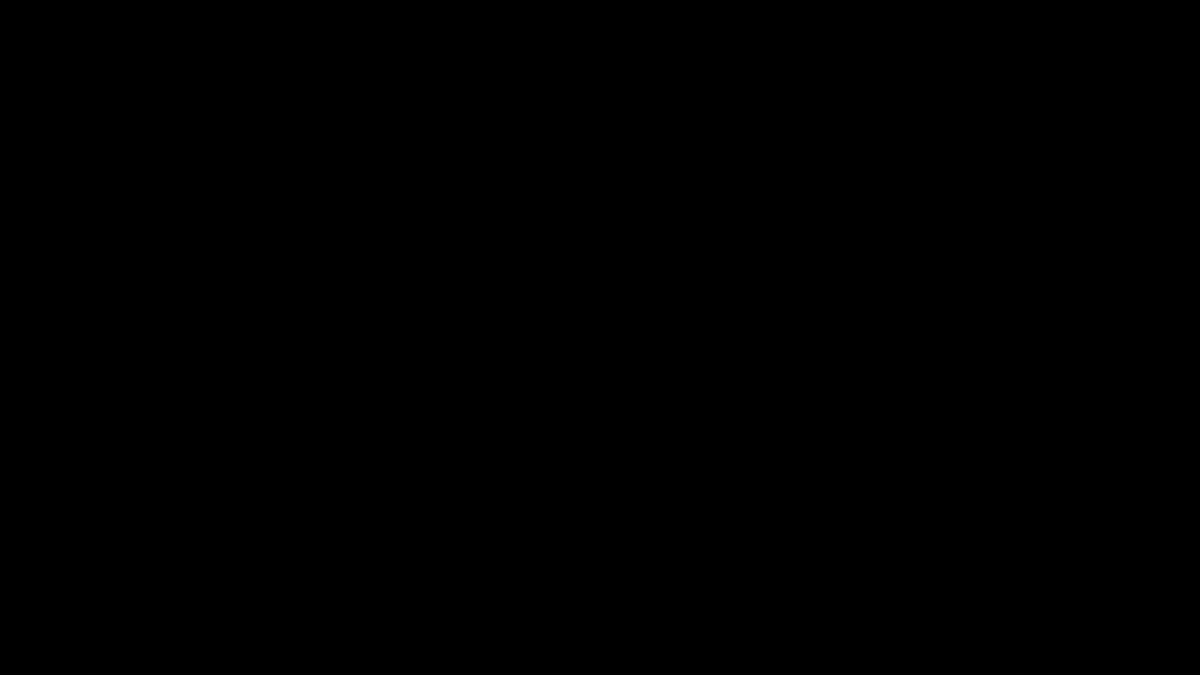
Frame 1 (no input)
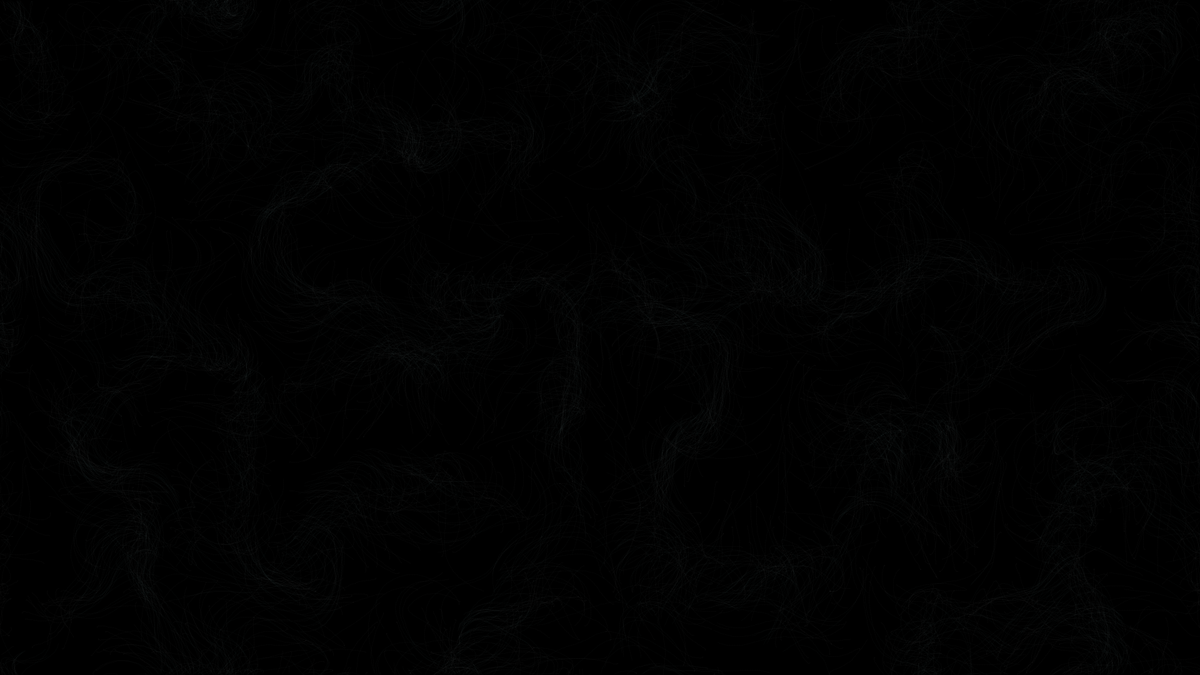
Frame 60 (the mouse pressed at the canvas centre just before this capture)
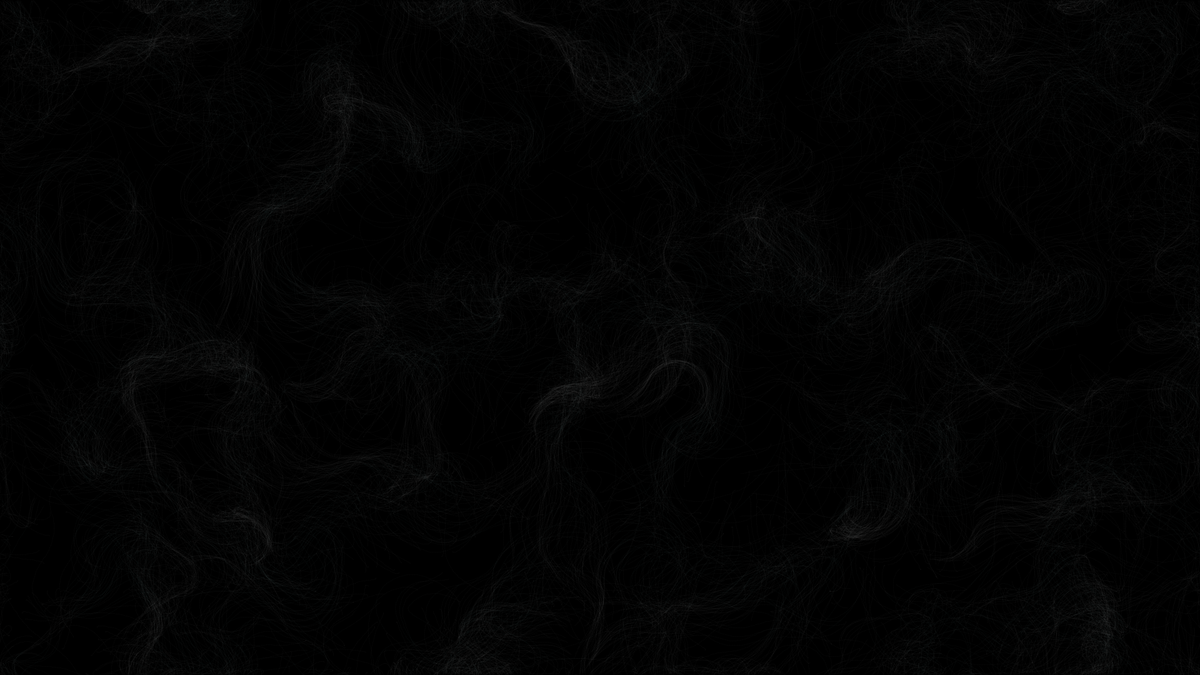
Frame 120 (the mouse held since frame 60 and released just before this capture)

The Processing sketch that drew these frames (run headless with seeded random() and noise(); from frame 60 on, the mouse is pressed at the canvas centre):

// Processing sketch: flow_p3
// ── flow_p3.pde
int cols;
int rows;
float scl = 15;
float inc_x = 0.09;
float inc_y = 0.09;
float inc_z = 0.01;
int angleVar = 3;
float magOfForce = 0.35;
float zoff = 0;

ArrayList<Particle> particles;
int maxNOfP = 4096;
PVector[] flowField;
float[] noiseField;
int nOfP = 3000;


void setup() {
  size(1920, 1080);
  // blendMode(ADD);
  background(0);
  cols = floor(width / scl);
  rows = floor(height / scl);
  flowField = new PVector[ rows * cols ];
  noiseField = new float[ rows * cols ];
  particles = new ArrayList<Particle>();
  for (int i = 0; i < nOfP; i++) {
    particles.add( new Particle() );
  }
}


void draw() {
  // fill(0, 5);
  // rect(0, 0, width, height);

  float yoff = 0;
  for (int y = 0; y < rows; y++) {
    float xoff = 0;
    for (int x = 0; x < cols; x++) {
      xoff += inc_x;
      float r = noise(xoff, yoff, zoff) * 2 * PI * angleVar;
      PVector v = PVector.fromAngle(r).setMag(magOfForce);
      int index = x + y * cols;
      flowField[index] = v;
      noiseField[index] = noise(xoff, yoff, zoff);
    }
    yoff += inc_y;
  }
  zoff += inc_z;

  // println(particles.size());
  for (int i = 0; i < particles.size(); i++) {
    particles.get(i).edges();
    particles.get(i).follow(flowField);
    particles.get(i).display();
    particles.get(i).update();
  }

}

void mouseDragged() {

  for(int i = 0; i < maxNOfP / 400; i++) {
    particles.add( new Particle(mouseX, mouseY) );
    if (particles.size() > maxNOfP) {
      particles.remove(0);
    }
  }
}





////////////////
// int cols;
// int rows;
// float scl = 20;
// float inc_x = 0.09;
// float inc_y = 0.09;
// float inc_z = 0.005;
// int angleVar = 2;
// float magOfForce = 0.5;
// float zoff = 0;
//
// // Particle[] particles;
// ArrayList<Particle> particles;
// PVector[] flowField;
// int nOfP = 0;
//
//
// void setup() {
//   size(1000, 800);
//   background(255);
//   cols = floor(width / scl);
//   rows = floor(height / scl);
//   flowField = new PVector[ rows * cols ];
//   // particles = new Particle[nOfP];
//   particles = new ArrayList<Particle>();
//   for (int i = 0; i < nOfP; i++) {
//     // particles[i] = new Particle();
//     particles.add( new Particle() );
//   }
// }
//
//
// void draw() {
//   background(255);
//   float yoff = 0;
//   for (int y = 0; y < rows; y++) {
//     float xoff = 0;
//     for (int x = 0; x < cols; x++) {
//       xoff += inc_x;
//       float r = noise(xoff, yoff, zoff) * 2 * PI * angleVar;
//       PVector v = PVector.fromAngle(r).setMag(magOfForce);
//       int index = x + y * cols;
//       flowField[index] = v;
//       pushMatrix();
//       stroke(0, 50);
//       translate( x * scl, y * scl);
//       rotate(v.heading());
//       line(0, 0, scl, 0);
//       popMatrix();
//     }
//     yoff += inc_y;
//   }
//   zoff += inc_z;
//
//   // for (int i = 0; i < particles.length; i++) {
//   //   particles[i].edges();
//   //   particles[i].follow(flowField);
//   //   particles[i].display();
//   //   particles[i].update();
//   // }
//
// }
//
// void mouseDragged() {
//   particles.add( new Particle(mouseX, mouseY) );
// }

// ── Particle.pde
class Particle {
  PVector pos;
  PVector vec;
  PVector acc;
  PVector prevPos;
  float mass = 1;
  float maxspeed = 4;
  color col;


  Particle() {
    pos = new PVector( random(width), random(height));
    prevPos = pos.copy();
    vec = PVector.random2D();
    acc = new PVector(0, 0);
  }

  Particle(float x, float y) {
    pos = new PVector( x, y);
    prevPos = pos.copy();
    vec = PVector.random2D();
    acc = new PVector(0, 0);
  }

  void update() {
    updatePrev();
    vec.add(acc);
    vec.limit(maxspeed);
    pos.add(vec);
    acc.mult(0);
  }

  void display() {
    float rate = 6.5;
    float offset = 3.7;
    int scale = 30;
    // int r = floor((noiseField[5] * 6 + 5.70074) * 15 * ( 1 + noiseField[5]));
    // int g = floor((noiseField[cols] * 6 + 5.70074) * 15 * ( 1 + noiseField[cols]));
    // int b = floor((noiseField[(cols - 1)*(rows - 1)] * 6 + 5.70074) * 15 * ( 1 + noiseField[(cols - 1)*(rows - 1)]));
    int r = floor((noiseField[5] * rate + offset) * scale);
    int g = floor((noiseField[cols] * rate + offset) * scale);
    int b = floor((noiseField[(cols - 1)*(rows - 1)] * rate + offset) * scale);

    println("r:" + r);
    println("g:" + g);
    println("b:" + b);

    col = color(r, g, b);

    stroke(col, 5);
    strokeWeight(1);

    // point(this.pos.x, this.pos.y);
    line(this.pos.x, this.pos.y, this.prevPos.x, this.prevPos.y);
    // this.updatePrev();
  }

  void follow( PVector[] ff ) {
    int col = constrain ( floor ( this.pos.x / scl ), 0, cols - 1);
    int row = constrain ( floor ( this.pos.y / scl ), 0, rows - 1);
    int index = col + row * cols;
    applyForce( PVector.div( ff[index], mass));
  }

  void updatePrev() {
    prevPos = pos.copy();
  }

  void applyForce( PVector force ) {
    acc.add(force);
  }

  void edges() {
    if ( this.pos.x > width ) {
      this.pos.x = 0;
    }
    else if ( this.pos.x < 0 ) {
      this.pos.x = width;
    }
    else if ( this.pos.y > height ) {
      this.pos.y = 0;
    }
    else if ( this.pos.y < 0 ) {
      this.pos.y = height;
    }
    else {
      //no cross monitor
      return;
    }

    updatePrev();
  }
}
